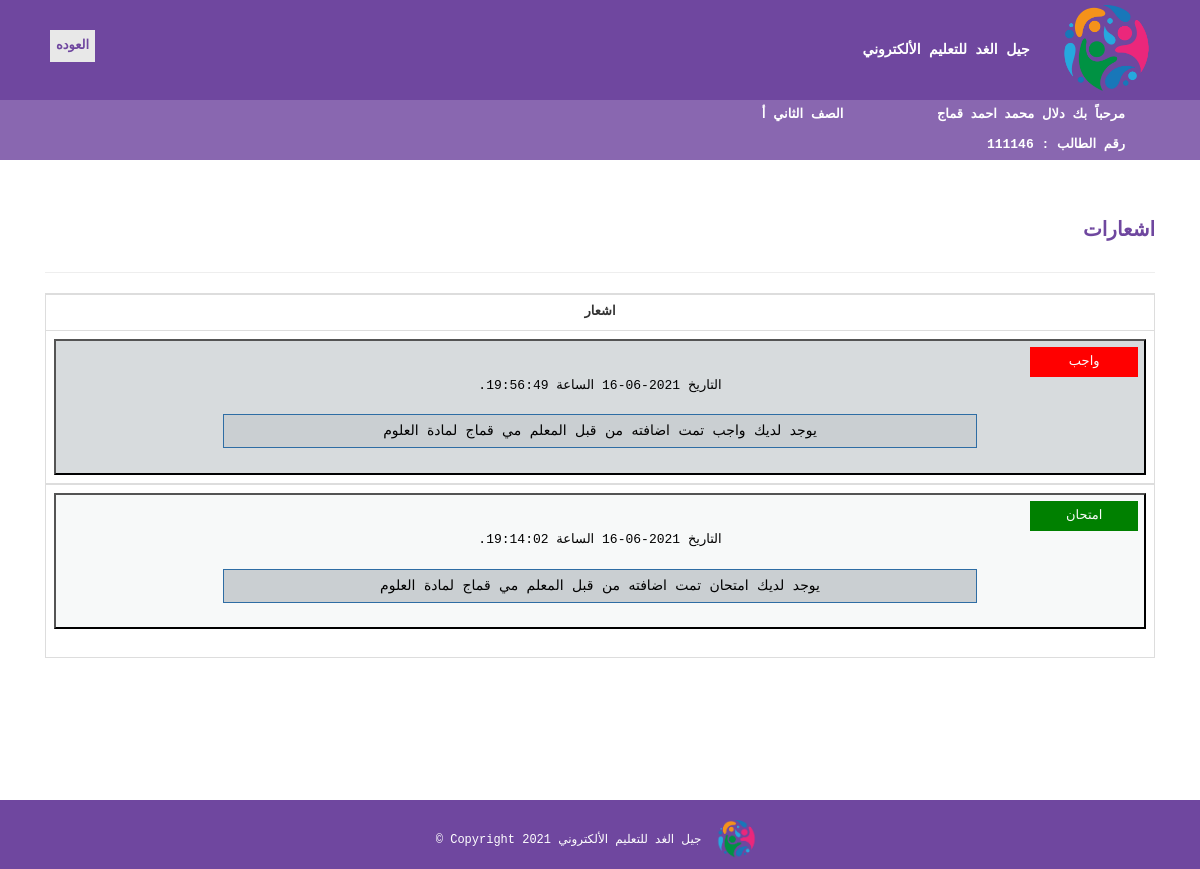
The page /student/notification.php (signed in) on the database its author committed.
### tables this page shows
CREATE TABLE `student` (
  `id` int(50) NOT NULL,
  `password` varchar(50) NOT NULL,
  `section_id` int(11) NOT NULL,
  `first_name` varchar(50) NOT NULL,
  `second_name` varchar(50) NOT NULL,
  `third_name` varchar(50) NOT NULL,
  `last_name` varchar(50) NOT NULL,
  `mother_name` varchar(15) NOT NULL,
  `guardian` varchar(15) NOT NULL,
  `identity_number` varchar(50) NOT NULL,
  `gender` varchar(50) NOT NULL,
  `phone` varchar(50) NOT NULL,
  `religion` varchar(15) NOT NULL,
  `address` varchar(50) NOT NULL,
  `nationality` varchar(50) NOT NULL,
  `date_of_birth` date NOT NULL,
  `place_of_birth` varchar(15) NOT NULL,
  `creationDate` timestamp NULL DEFAULT current_timestamp(),
  `updationDate` varchar(255) DEFAULT NULL
);

CREATE TABLE `course` (
  `id` int(11) NOT NULL,
  `className` varchar(50) DEFAULT NULL,
  `numOfSection` varchar(10) DEFAULT NULL,
  `creationDate` timestamp NULL DEFAULT current_timestamp(),
  `updationDate` varchar(255) DEFAULT NULL
);

CREATE TABLE `notification` (
  `id` int(11) NOT NULL,
  `teacher` varchar(300) NOT NULL,
  `num_notification` varchar(300) NOT NULL,
  `id_note` int(200) NOT NULL,
  `class` varchar(300) NOT NULL,
  `subject` varchar(300) NOT NULL,
  `currentdate` timestamp(6) NULL DEFAULT current_timestamp(6) ON UPDATE current_timestamp(6)
);

CREATE TABLE `teacher` (
  `id` int(50) NOT NULL,
  `password` varchar(50) NOT NULL,
  `first_name` varchar(50) NOT NULL,
  `second_name` varchar(50) NOT NULL,
  `third_name` varchar(50) NOT NULL,
  `last_name` varchar(50) NOT NULL,
  `identity_number` varchar(50) NOT NULL,
  `gender` varchar(50) NOT NULL,
  `phone` varchar(50) NOT NULL,
  `Email` varchar(50) NOT NULL,
  `address` varchar(50) NOT NULL,
  `nationality` varchar(50) NOT NULL,
  `specialization` varchar(50) NOT NULL,
  `appointment_year` date NOT NULL,
  `date_of_birth` date NOT NULL,
  `creationDate` timestamp NULL DEFAULT current_timestamp(),
  `updationDate` varchar(255) DEFAULT NULL
);

CREATE TABLE `subject` (
  `id` int(11) NOT NULL,
  `subjectName` varchar(75) DEFAULT NULL,
  `cretionData` timestamp NULL DEFAULT current_timestamp(),
  `updationData` varchar(255) DEFAULT NULL
);

### student/notification.php (the view, shortened to what this page needs)
<?php
include('includes/config.php');
?>
<!DOCTYPE html>
<html lang="en">
<head>
  <link rel="stylesheet" href="https://use.fontawesome.com/releases/v5.11.2/css/all.css">
  <link href="css/bootstrap.min.css" rel="stylesheet">
  <link href="css/mdb.min.css" rel="stylesheet">
      <link href="assets/css/bootstrap.css" rel="stylesheet" />
    <link href="assets/css/font-awesome.css" rel="stylesheet" />
    <link href="assets/css/style.css" rel="stylesheet" />
</head>
<body  style="font-family:Courier New;  margin:0; ">
     <?php include('includes/header.php');?>
	 <a href="home.php"> <b> <button  style="position: absolute;
  left: 50px; top:30px; color:#6F479F; border: none; background-color:#e8e8e8;">العوده</button></b></a>
 <main>
    <div class="content-wrapper">
        <div class="container">
              <div class="row">
                  <div class="col-md-12">
                         <h1  style="color:#6F479F; background-color:#fff; font-size:20px; font-weight: bold;">اشعارات</h1>
                         <hr class="my-5" >
                    </div>
                </div>
     <div class="table-responsive table-bordered">
                                <table class="table">
                                  <thead>
                                    <tbody>
                                        <tr>
                                             <th style="text-align:center">اشعار</th>
                      <?php
             $sql=mysqli_query($con,"SELECT * FROM `student` where id='".$_SESSION['login']."' ");
                                $classs= mysqli_fetch_array($sql);
                                  $s=mysqli_query($con,"SELECT * FROM `notification` where class='".$classs['section_id']."' ORDER BY currentdate DESC");
                  while( $da= mysqli_fetch_array($s))
{
                                $teacher=$da['teacher'];
      $sec=mysqli_query($con,"select first_name,second_name,third_name,last_name from teacher where id = '$teacher'");
  $teacher= mysqli_fetch_array($sec);
                                $class1=$da['subject'];
                             $cl= mysqli_query($con,"select * from subject where id = '$class1'");
                            $class= mysqli_fetch_array($cl);
                                     if ($da['num_notification']=='1')
                                         { $t1=$teacher['first_name'];
                                      $tt=$teacher['last_name'];
                                      $y=$class['subjectName'];
                                                       $z=substr($da['currentdate'], 0, 11);
                                                       $z1=substr($da['currentdate'], 10,10);
                                          $ass='واجب';
                      $idid=  $da['id_note'];
                                     $color='red';
                                     }
                      else if($da['num_notification']=='2'){
                                   $t1=$teacher['first_name'];
                                      $tt=$teacher['last_name'];
                                       $y=$class['subjectName'];
                                          $z=substr($da['currentdate'], 0, 11);
                                           $z1=substr($da['currentdate'],10,10);
                                  $idid=  $da['id_note'];
                   $color='green';
                                          $ass='امتحان';
                      }
                       ?>
            <?php
                       $t=$_SESSION['login'];
                            $cl= mysqli_query($con,"select * from ajaxsave where type = '".$da['num_notification']."'  and id_hom=$idid  and id_student=$t ");
                            if( mysqli_fetch_array($cl)>0)
                            {$cty='#F7F9F9';}  else {$cty='#D7DBDD';}
                                            ?>
                                           <tr> <td style="text-align:center">
                                               <form method='post'>
                                                 <button name="butt" id='butt' type='submit' title="انقر هنا لعرض الاشعار" style='width:100%; height:100%; background-color:<?php echo $cty;?>; color:#000000; padding: 6px;'  >
                                                   <div style="background-color:<?php echo $color;?>; color:#fafafa; border:none; padding: 6px; width:10%;" > <?php echo $ass;?> </div>   <?php echo '  التاريخ   ',$z,' الساعة ',$z1;?>
                                                    <br><br>
                                                <div class="btn btn-primary"  style="background-color:#CACFD2; color:#000000;  width:70%;">
                                                        <?php echo 'يوجد لديك','&nbsp;',$ass,'&nbsp;','تمت اضافته من قبل المعلم'
														,'&nbsp;',$t1,'&nbsp;',$tt,' لمادة ', $y; ?>
                                                        </div>  <br>  <br> </button>   <br></form>
       </tr>     </tbody>  <?php } ?>
                                    </table></div>
                                      </div></div>
    </main>
  <?php include('includes/footer.php');?>
</body>
</html>

### student/includes/header.php (shortened to what this page needs)
  <div style=" background-color:#6F479F ; color:#fff; font-size:14px ;font-weight: bold;">
                      <img src="jel.png" alt="logo"style="max-height: 100px; padding:5px; padding-right:30px;"/>
  جيل الغد للتعليم الألكتروني
     <div  style="color:#fff; font-size:13px ; padding-right:75px;  background-color:#8967B0 " >
            <?php
        $sql=mysqli_query($con,"SELECT * FROM `student` where id='".$_SESSION['login']."' ");
    $row=mysqli_fetch_array($sql);
echo "مرحباً بك ",$row['first_name'],' ',$row['second_name'],' ',$row['third_name'],' ',$row['last_name'];
        $s=mysqli_query($con,"SELECT * FROM `course` where id='".$row['section_id']."' ");
                                   $c= mysqli_fetch_array($s); echo "&nbsp; &nbsp; &nbsp; &nbsp; &nbsp; &nbsp; ",$c['className'],' ',$c['numOfSection'];
                echo "<br>","رقم الطالب : ",$row['id'];
             ?>
          </div>
</div>

### student/assets/css/style.css (style rules this page uses)
.content-wrapper { margin-top: 40px; min-height: 600px; padding-bottom: 60px; }
.btn { border-radius: 0px; -webkit-border-radius: 0px; -moz-border-radius: 0px; }

### rows shown on the page
student: first_name "دلال", second_name "محمد", third_name "احمد", last_name "قماج", id "111146"
course: className "الصف الثاني", numOfSection "أ"
notification: num_notification "واجب", currentdate "19:56:49.", teacher.first_name "مي", teacher.last_name "قماج", subject.subjectName "العلوم"
notification: num_notification "امتحان", currentdate "19:14:02.", teacher.first_name "مي", teacher.last_name "قماج", subject.subjectName "العلوم"
